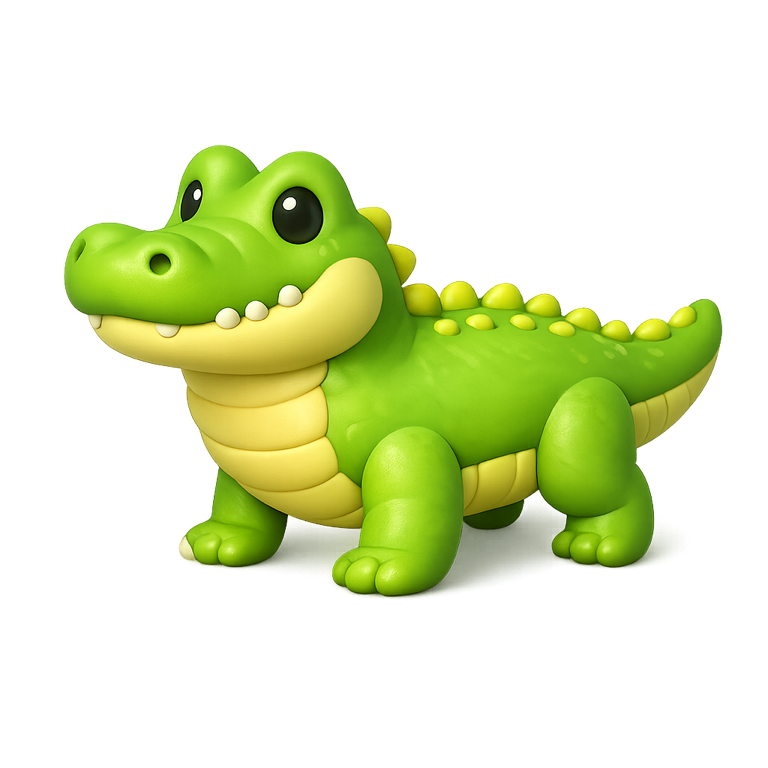
#> input picture assets/images/alligator.png, 768 x 768 px
$ python -i compress_step_art.py   (imports and definitions only)
#> lines starting #> are read from the running program, lines starting #| are printed output that depends on the picture
#!/usr/bin/env python3
import sys
from pathlib import Path

from PIL import Image

REPO = Path(__file__).resolve().parent.parent
STEPS = REPO / "assets" / "steps"
TARGET = 640
MARGIN = 46
QUALITY = 82


def compress(master_path, out_path):
#> called with master_path = '../assets/images/alligator.png', out_path = 'out.png'
    with Image.open(master_path) as im:
#> im is the input picture: PIL image 768x768 RGBA; mean R, G, B, A 43.3, 53.6, 11.1, 72.6
        art = im.convert("RGBA")
        bbox = art.split()[3].point(lambda v: 255 if v > 32 else 0).getbbox()
#> bbox = (64, 145, 722, 598)
        if bbox:
            art = art.crop(bbox)
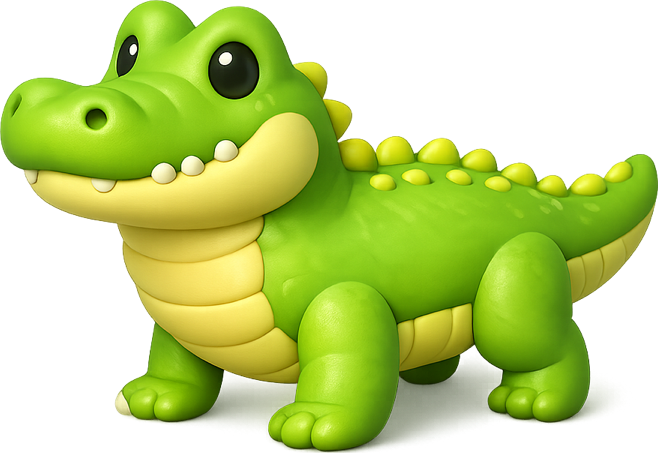
#> art: PIL image 658x453 RGBA; mean R, G, B, A 85.6, 106.1, 22, 143.6; transparent parts drawn white
        width, height = art.size
#> width = 658; height = 453
        scale = (TARGET - 2 * MARGIN) / max(width, height)
#> scale = 0.833
        art = art.resize((round(width * scale), round(height * scale)), Image.LANCZOS)
#> art: PIL image 548x377 RGBA
        canvas = Image.new("RGBA", (TARGET, TARGET), (0, 0, 0, 0))
#> canvas: PIL image 640x640 RGBA; every value is 0
        canvas.paste(art, ((TARGET - art.width) // 2, (TARGET - art.height) // 2), art)
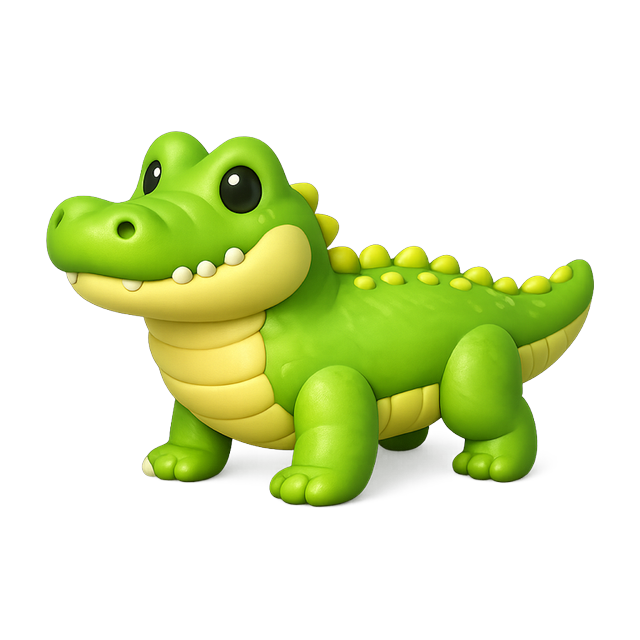
#> canvas: PIL image 640x640 RGBA; mean R, G, B, A 41.9, 51.9, 11, 71.2; transparent parts drawn white
        canvas.save(out_path, format="WEBP", quality=QUALITY, alpha_quality=92, method=6)
#> (the run stopped early here; a loop or call above may not have finished)

$ run again, on assets/steps/chant.webp
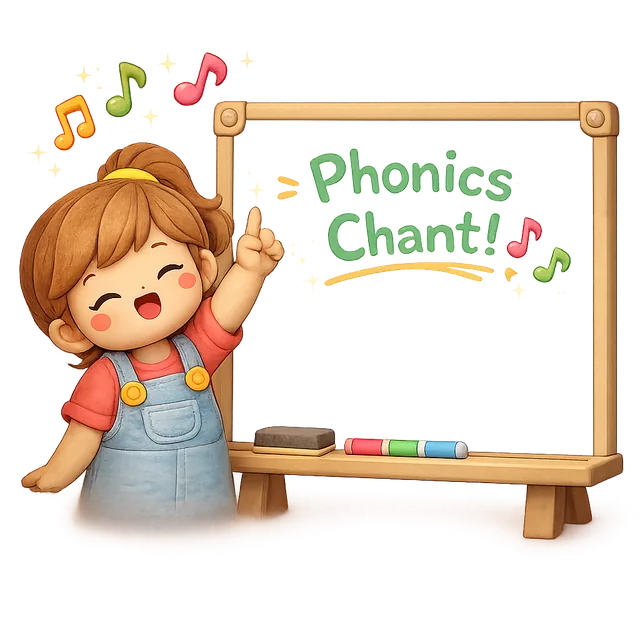
#> input picture assets/steps/chant.webp, 640 x 640 px
#> in compress, im is the input picture: PIL image 640x640 RGBA; mean R, G, B, A 87.7, 68.2, 49.5, 74.2
#> bbox = (19, 52, 624, 545)
#> in compress, `art = art.resize((round(width * scale), round(height * scale)), Image...`:
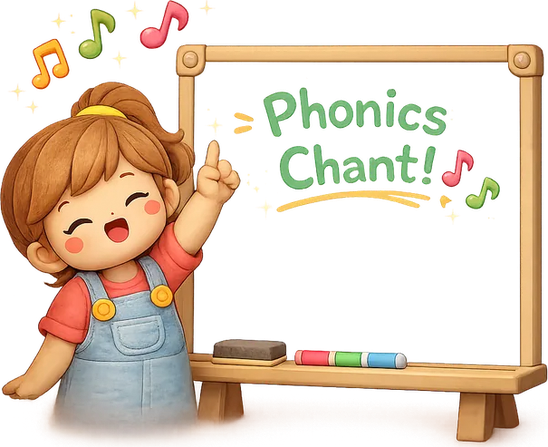
#> art: PIL image 548x447 RGBA; mean R, G, B, A 93.3, 69.8, 47.1, 101.9; transparent parts drawn white
#> in compress, `canvas.paste(art, ((TARGET - art.width) // 2, (TARGET - art.height) //..`:
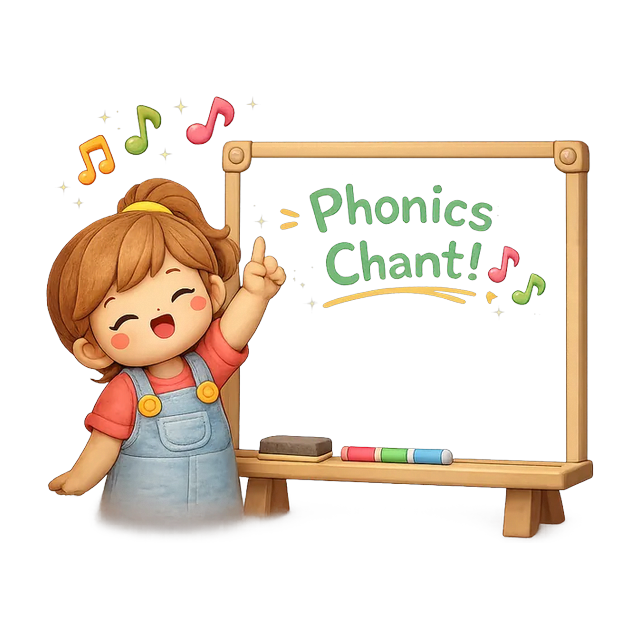
#> canvas: PIL image 640x640 RGBA; mean R, G, B, A 44.7, 34.4, 23.9, 58.9; transparent parts drawn white

$ run again, on assets/steps/hello.webp
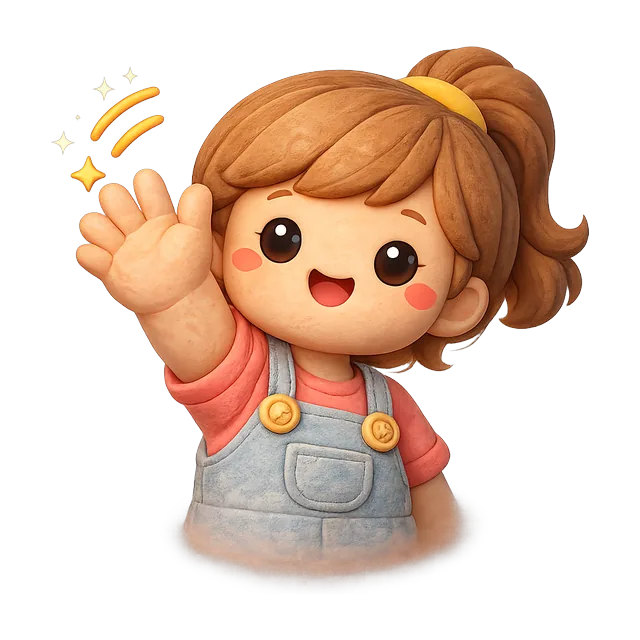
#> input picture assets/steps/hello.webp, 640 x 640 px
#> in compress, im is the input picture: PIL image 640x640 RGBA; mean R, G, B, A 83.6, 58.3, 42.1, 105.3
#> bbox = (52, 46, 589, 585)
#> in compress, `art = art.crop(bbox)`:
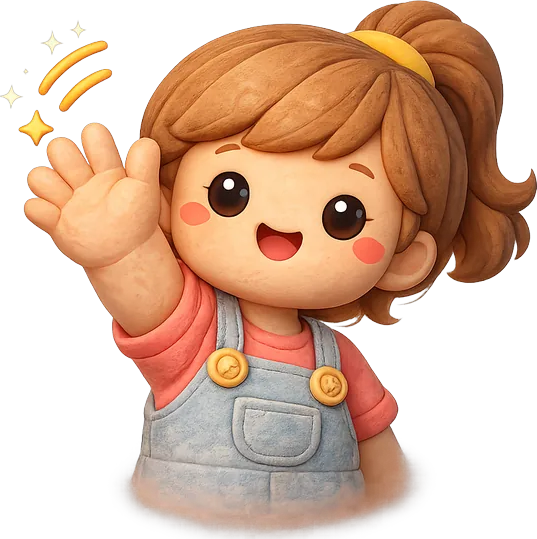
#> art: PIL image 537x539 RGBA; mean R, G, B, A 117.9, 82.1, 59.3, 149; transparent parts drawn white
#> in compress, `canvas.paste(art, ((TARGET - art.width) // 2, (TARGET - art.height) //..`:
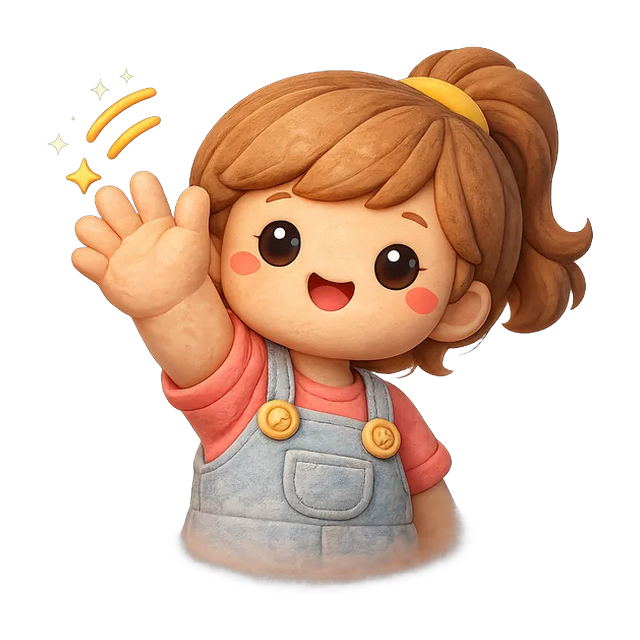
#> canvas: PIL image 640x640 RGBA; mean R, G, B, A 81.2, 56, 39.9, 107.3; transparent parts drawn white
